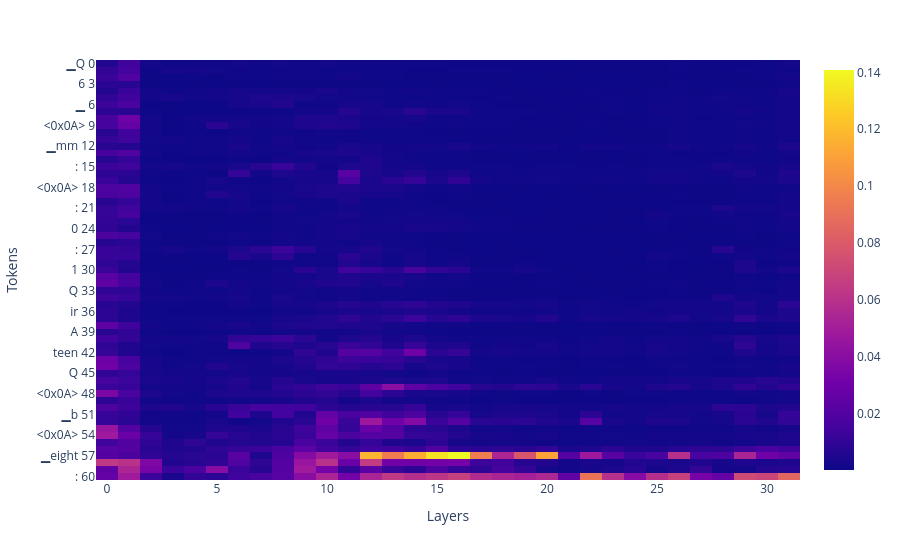

This figure's notebook cell:
### Markdown cell above
### avg attention score at last position

### Code cell
# avg attention score accross all layers
avg_attn = torch.stack([cache["pattern", i, "attn"][:, token_pos, :].mean(dim=0) for i in range(32)])
# remove 0 and 5 columns
avg_attn = torch.cat([avg_attn[:, 1:5], avg_attn[:, 6:]], dim=1)
modified_str_tokens = str_tokens[1:5] + str_tokens[6:]
px.imshow(
    avg_attn.T.cpu(),
    labels=dict(x="Layers", y="Tokens"),
    y=[f"{tok} {i}" for i, tok in enumerate(modified_str_tokens)],
    # y=[f"{tok} {i}" for i, tok in enumerate(str_tokens)],
)

### Figure 1 — Plotly figure (JSON) as saved in the notebook; plotly's stock layout.template omitted (floating-point values rounded to 4 significant figures; data arrays with more than 128 entries replaced by an {"elided": "..."} marker saying what was removed)
{"data": [{"coloraxis": "coloraxis", "hovertemplate": "Layers: %{x}<br>Tokens: %{y}<br>color: %{z}<extra></extra>", "name": "0", "type": "heatmap", "xaxis": "x", "y": ["▁Q 0", ": 1", "▁ 2", "6 3", "A 4", ": 5", "▁ 6", "7 7", "<0x0A> 8", "<0x0A> 9", "Q 10", ": 11", "▁mm 12", "<0x0A> 13", "A 14", ": 15", "▁n 16", "n 17", "<0x0A> 18", "<0x0A> 19", "Q 20", ": 21", "▁ 22", "2 23", "0 24", "<0x0A> 25", "A 26", ": 27", "▁ 28", "2 29", "1 30", "<0x0A> 31", "<0x0A> 32", "Q 33", ": 34", "▁th 35", "ir 36", "teen 37", "<0x0A> 38", "A 39", ": 40", "▁four 41", "teen 42", "<0x0A> 43", "<0x0A> 44", "Q 45", ": 46", "▁aa 47", "<0x0A> 48", "A 49", ": 50", "▁b 51", "b 52", "<0x0A> 53", "<0x0A> 54", "Q 55", ": 56", "▁eight 57", "<0x0A> 58", "A 59", ": 60"], "yaxis": "y", "z": {"elided": "61x32 float values"}}], "layout": {"autosize": true, "coloraxis": {"colorscale": [[0, "#0d0887"], [0.1111, "#46039f"], [0.2222, "#7201a8"], [0.3333, "#9c179e"], [0.4444, "#bd3786"], [0.5556, "#d8576b"], [0.6667, "#ed7953"], [0.7778, "#fb9f3a"], [0.8889, "#fdca26"], [1, "#f0f921"]]}, "margin": {"t": 60}, "xaxis": {"anchor": "y", "autorange": true, "constrain": "domain", "domain": [0, 1], "range": [-0.5, 31.5], "scaleanchor": "y", "title": {"text": "Layers"}}, "yaxis": {"anchor": "x", "autorange": true, "constrain": "domain", "domain": [0, 1], "range": [60.5, -0.5], "title": {"text": "Tokens"}, "type": "category"}}}
